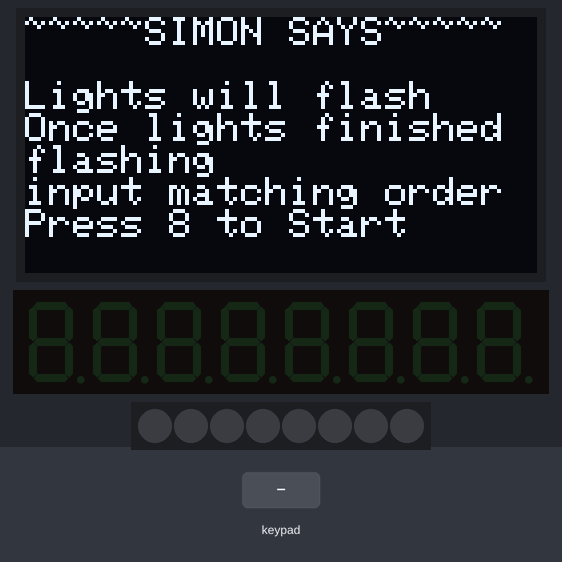
Bench run of a sketch on a simulated ESP8266 (Wemos D1 mini). Shown: 128×64 one-colour display, 8-digit seven-segment display, 8 RGB LEDs in strip order, left to right. The test bench sets the inputs (shaded band). The display library's start-up logo is not drawn; random numbers use the default seed unless the sketch sets one; what the sketch prints to the serial monitor is not drawn.

Above: at 3.2 s.
3.3 s: key '8' pressed
At 4.1 s:
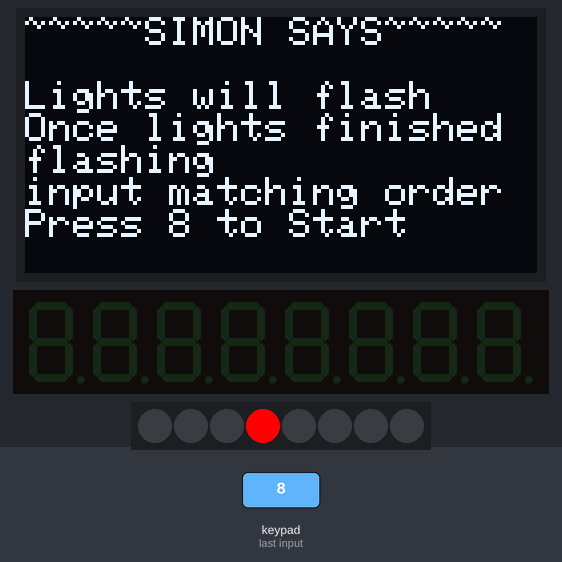
At 5.6 s:
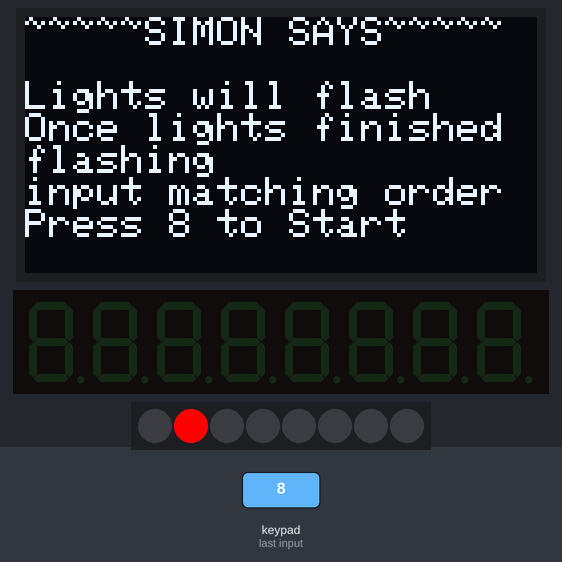
Timing chart, 0 to 11.8 s (numbered marks = the images above; inputs shaded):
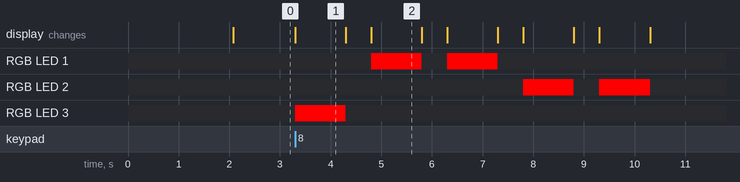

The sketch:

WIPWemos.ino
```cpp
#include <Streaming.h>
// -- OLED --
#include <Adafruit_GFX.h>
#include <Adafruit_SSD1306.h>
#define OLED_RESET -1
#define OLED_SCREEN_I2C_ADDRESS 0x3C
#define SCREEN_WIDTH 128 // OLED display width
#define SCREEN_HEIGHT 64 // OLED display height
Adafruit_SSD1306 display(SCREEN_WIDTH, SCREEN_HEIGHT);

// -- Expansion Board --
#include <TM1638plus.h>
#define STROBE_TM D5 // strobe
#define CLOCK_TM D6 // clock
#define DIO_TM D7 // data
bool high_freq = false;
TM1638plus tm(STROBE_TM, CLOCK_TM , DIO_TM, high_freq);
byte buttons;
// -- OLED and Expansion Board settings copied from WEMOS worksheets on MLS

bool phase_one{true};

void setup()
{
  phase_one = true;
  Serial.begin(115200);
  //Serial << endl << "Hello World" << endl;
  // ------------------------ OLED -----------------------------
  display.begin(SSD1306_SWITCHCAPVCC, OLED_SCREEN_I2C_ADDRESS);
  display.display();
  delay(2000);
  display.clearDisplay();
  display.setCursor(0,0);
  display.setTextSize(1);
  display.setTextColor(WHITE);
  display.clearDisplay();
  display.setCursor(0,0);
  display << "~~~~~SIMON SAYS~~~~~" << endl;
  display << "" << endl;
  display << "Lights will flash" << endl;
  display << "Once lights finished flashing" << endl;
  display << "input matching order" << endl;
  display << "Press 8 to Start" << endl;
  display.display();
  // ---------------------- Expansion Board --------------------------
  tm.displayBegin();
  tm.reset();
  byte buttons;
}

// --------------- LED Functions ---------------------
void LED_One()
{
  tm.setLEDs(0x0100);
  delay(1000);
  tm.setLEDs(0x0000);
  delay(500);
}

void LED_Two()
{
  tm.setLEDs(0x0200);
  delay(1000);
  tm.setLEDs(0x0000);
  delay(500);
}

void LED_Three()
{
  tm.setLEDs(0x0400);
  delay(1000);
  tm.setLEDs(0x0000);
  delay(500);
}

void LED_Four()
{
  tm.setLEDs(0x0800);
  delay(1000);
  tm.setLEDs(0x0000);
  delay(500);
}


// ------------ Program Main Body -------------
void loop()
{
// ------------- OUTPUT -----------------
  //Serial.print(phase_one);
  //Serial.print(endl);
  Serial <<phase_one << endl;
  if (phase_one == true){
    int counterOut{0};
    buttons = tm.readButtons();
    // if statement for "on button"
    if (buttons == 128){
        // looping 5 times to make random 5 digit sequence
      while (counterOut < 5){
        int randLED = random(0,4);
        // using randRead for ease of writing code
        int randRead = randLED + 1;
        int randArray[5];
        randArray[counterOut] = randRead;
        /* for testing
        int arrayOut = 0;
        arrayOut = randArray[counterOut];
        Serial.print(arrayOut);
        */
        switch(randLED){
          case 0:
            LED_One();
            break;

          case 1:
            LED_Two();
            break;

          case 2:
            LED_Three();
            break;

          case 3:
            LED_Four();
            break;

          default:
            break;
        }
        counterOut++;
      }
      phase_one = false;
    }
  }
    // -------- INPUT -------
  else if(phase_one==false){
    int counterIN;
    counterIN=0;
    byte buttonIN;
    buttonIN=0;
    buttonIN = tm.readButtons();
    int arrayIN[5];
    if(buttonIN>0){
        //Serial.print("something");

      if (counterIN < 5){
        Serial.print("If working????");
        Serial << counterIN;
        switch(buttonIN){
          case 1:
            LED_One();
            counterIN++;
            break;

          case 2:
            LED_Two();
            counterIN++;
            break;

          case 4:
            LED_Three();
            counterIN++;
            break;

          case 8:
            LED_Four();
            counterIN++;
            break;

          default:
          //Serial.print("is doing something ffs");
          delay(10);
        }
       counterIN++;
      }
      delay(10000);
      Serial.print("after loop");
    }
  }
}
```

Measured:
- after the input at 3.3 s, RGB LED 1: alternates RGB(255, 0, 0) for 1.0 s and off for 0.50 s, 4 changes in all, then stays off, starting after 1.5 s; RGB LED 2: alternates RGB(255, 0, 0) for 1.0 s and off for 0.50 s, 4 changes in all, then stays off, starting after 4.5 s; RGB LED 3: off → RGB(255, 0, 0) at once, → off 1.0 s later
- what the display in image 1 shows lasts 1.0 s, from 3.3 s to 4.3 s
